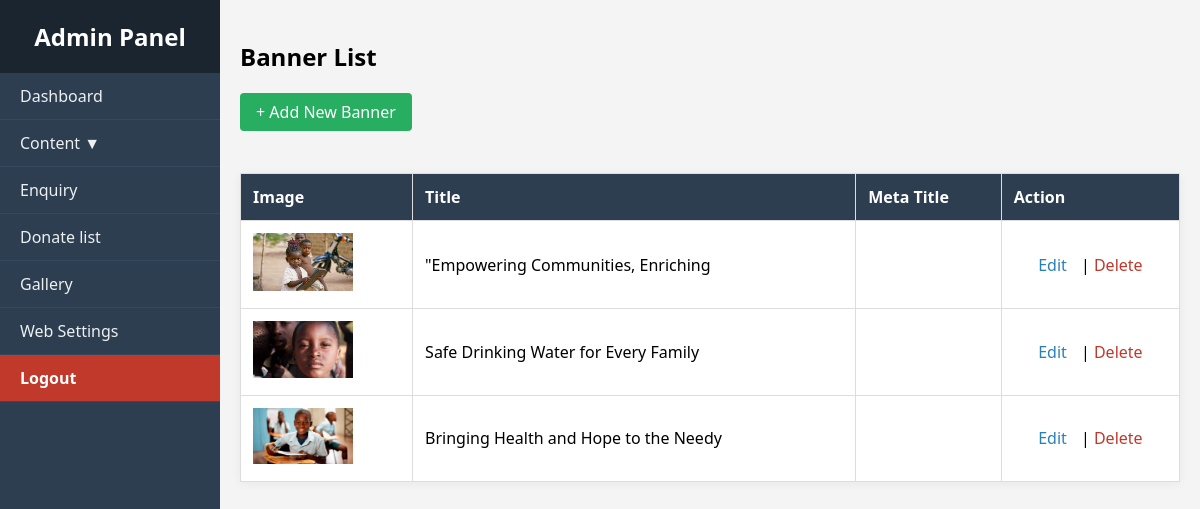
/admin/banner-list.php, run on the app's committed database.
### tables this page shows
CREATE TABLE `banner` (
  `id` int(11) NOT NULL,
  `title` varchar(255) DEFAULT NULL,
  `description` text DEFAULT NULL,
  `image` varchar(255) DEFAULT NULL,
  `meta_title` varchar(255) DEFAULT NULL,
  `meta_description` text DEFAULT NULL,
  `meta_keywords` text DEFAULT NULL,
  `created_at` datetime DEFAULT current_timestamp()
);

### admin/banner-list.php (the view, shortened to what this page needs)
<?php
include 'db.php';
?>
<?php include 'header.php'; ?>
<h2>Banner List</h2>
<a href="banner.php" class="add-btn">+ Add New Banner</a>
<br><br>
<table class="styled-table">
    <thead>
        <tr>
            <th>Image</th>
            <th>Title</th>
            <th>Meta Title</th>
            <th>Action</th>
        </tr>
    </thead>
    <tbody>
    <?php
    $result = $conn->query("SELECT * FROM banner ORDER BY id DESC");
    while ($row = $result->fetch_assoc()):
    ?>
        <tr>
            <td><img src="uploads/<?= $row['image'] ?>" width="100"></td>
            <td><?= htmlspecialchars($row['title']) ?></td>
            <td><?= htmlspecialchars($row['meta_title']) ?></td>
            <td>
                <a href="banner.php?edit=<?= $row['id'] ?>" class="edit-btn">Edit</a> |
                <a href="banner-list.php?delete=<?= $row['id'] ?>" class="delete-btn" onclick="return confirm('Are you sure?')">Delete</a>
            </td>
        </tr>
    <?php endwhile; ?>
    </tbody>
</table>
</div>
</body>
</html>

### admin/header.php (style rules this page uses)
* { box-sizing: border-box; }
body { margin: 0; font-family: 'Segoe UI', sans-serif; background-color: #f4f4f4; }
.add-btn { display: inline-block; background: #27ae60; color: white; padding: 8px 16px; text-decoration: none; border-radius: 4px; margin-bottom: 20px; }
.styled-table { width: 100%; border-collapse: collapse; background: white; box-shadow: 0 2px 10px rgba(0, 0, 0, 0.05); }
.styled-table th, .styled-table td { padding: 12px; border: 1px solid #ddd; text-align: left; }
.styled-table td:last-child { text-align: center; }
.styled-table th { background-color: #2c3e50; color: white; }
.edit-btn { color: #2980b9; text-decoration: none; margin-right: 10px; }
.delete-btn { color: #c0392b; text-decoration: none; }

### data on the page
banner: image (picture), title "\"Empowering Communities, Enriching"
banner: image (picture), title "Safe Drinking Water for Every Family"
banner: image (picture), title "Bringing Health and Hope to the Needy"
